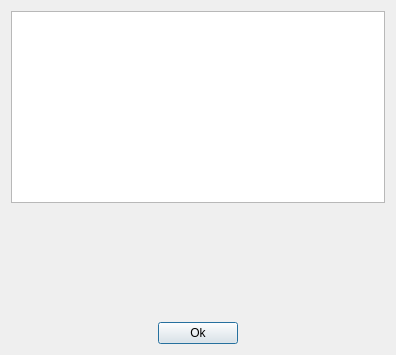
<?xml version="1.0" encoding="UTF-8"?>
<ui version="4.0">
 <class>ShowSorted</class>
 <widget class="QDialog" name="ShowSorted">
  <property name="geometry">
   <rect>
    <x>0</x>
    <y>0</y>
    <width>396</width>
    <height>355</height>
   </rect>
  </property>
  <property name="windowTitle">
   <string>Dialog</string>
  </property>
  <layout class="QVBoxLayout" name="verticalLayout">
   <item>
    <widget class="QTreeView" name="treeView"/>
   </item>
   <item>
    <spacer name="verticalSpacer">
     <property name="orientation">
      <enum>Qt::Vertical</enum>
     </property>
     <property name="sizeHint" stdset="0">
      <size>
       <width>20</width>
       <height>40</height>
      </size>
     </property>
    </spacer>
   </item>
   <item>
    <layout class="QHBoxLayout" name="horizontalLayout">
     <item>
      <spacer name="horizontalSpacer">
       <property name="orientation">
        <enum>Qt::Horizontal</enum>
       </property>
       <property name="sizeHint" stdset="0">
        <size>
         <width>40</width>
         <height>20</height>
        </size>
       </property>
      </spacer>
     </item>
     <item>
      <widget class="QPushButton" name="OkButton">
       <property name="text">
        <string>Ok</string>
       </property>
      </widget>
     </item>
     <item>
      <spacer name="horizontalSpacer_2">
       <property name="orientation">
        <enum>Qt::Horizontal</enum>
       </property>
       <property name="sizeHint" stdset="0">
        <size>
         <width>40</width>
         <height>20</height>
        </size>
       </property>
      </spacer>
     </item>
    </layout>
   </item>
  </layout>
 </widget>
 <resources/>
 <connections/>
</ui>
